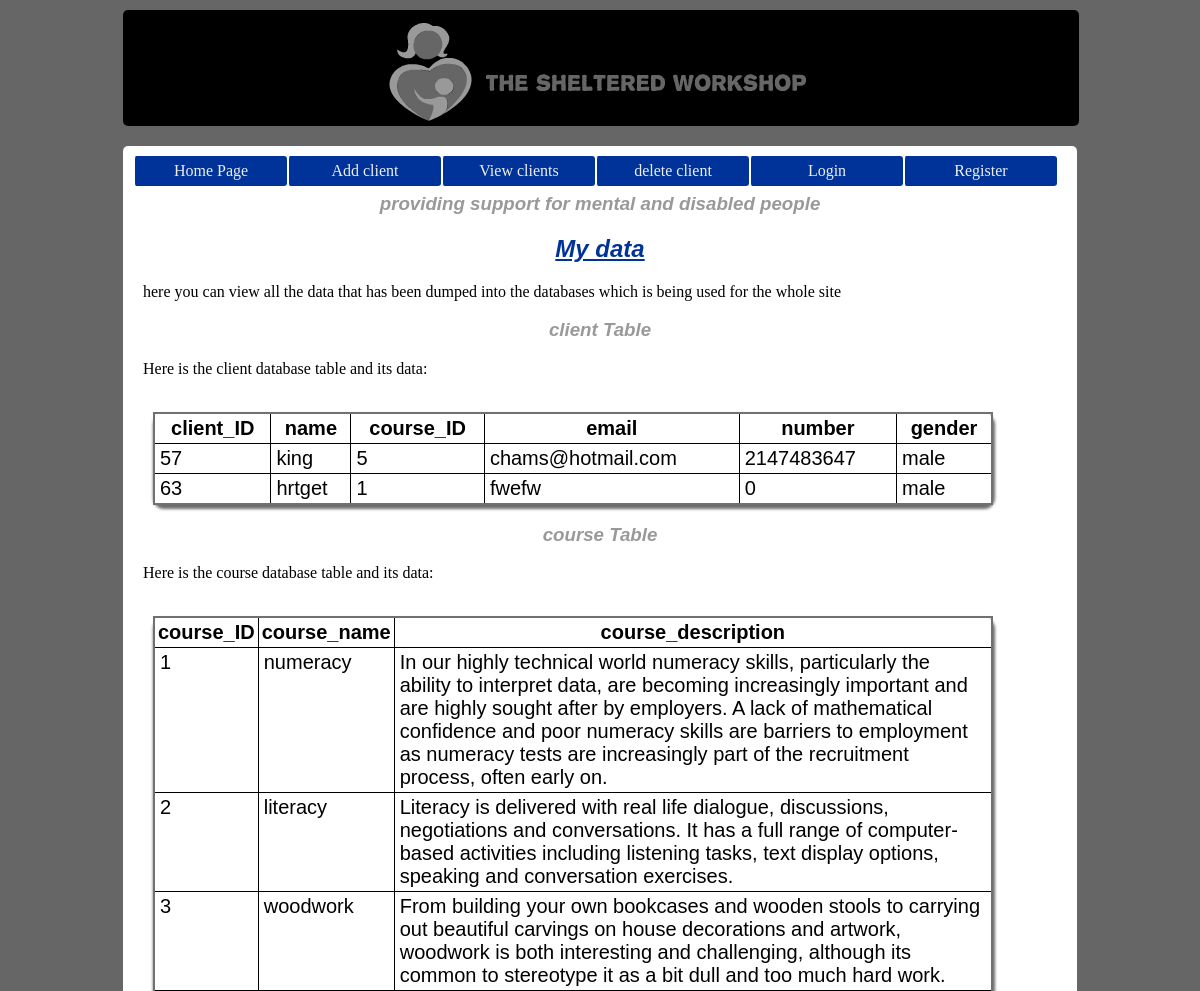
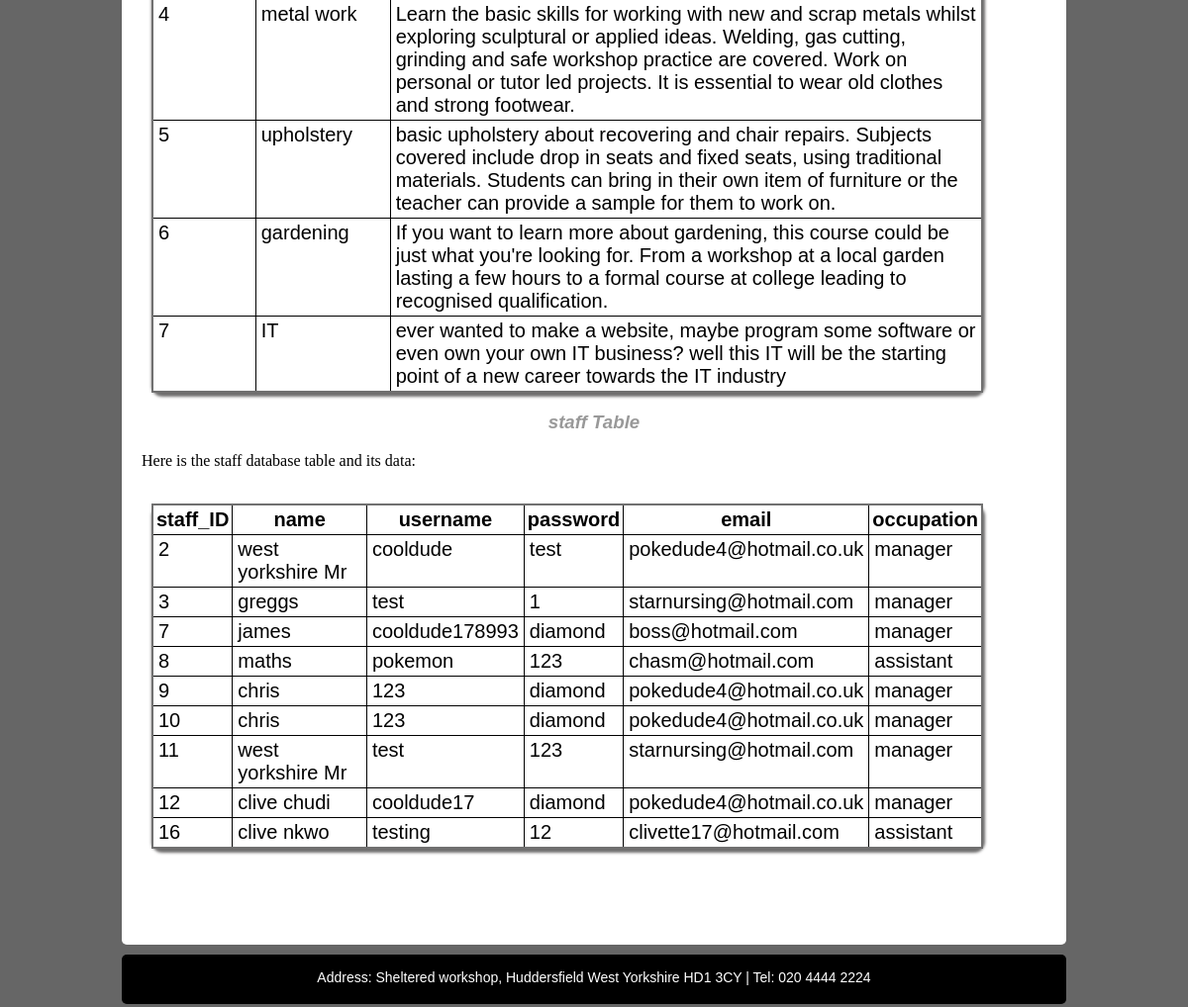
Screenshot of /design.php with the database file from the repository (2 pictures, top to bottom).
### tables this page shows
CREATE TABLE IF NOT EXISTS `client` (
  `client_ID` int(10) unsigned NOT NULL,
  `name` varchar(60) NOT NULL,
  `course_ID` int(11) NOT NULL,
  `email` varchar(70) NOT NULL,
  `number` int(16) NOT NULL,
  `gender` varchar(10) NOT NULL
);

CREATE TABLE IF NOT EXISTS `course` (
  `course_ID` int(10) unsigned NOT NULL,
  `course_name` varchar(20) NOT NULL,
  `course_description` varchar(500) NOT NULL
);

CREATE TABLE IF NOT EXISTS `staff` (
  `staff_ID` int(11) unsigned NOT NULL,
  `name` varchar(30) NOT NULL,
  `username` varchar(15) NOT NULL,
  `password` varchar(15) NOT NULL,
  `email` varchar(30) NOT NULL,
  `occupation` varchar(20) NOT NULL
);

### design.php (the view, shortened to what this page needs)
<!DOCTYPE html>
<html>
   <head>
      <link rel="stylesheet" type="text/css" href="css/style.css"/>
   </head>
<body>
<header>
<img id ="Logo"  src="images/logo2.png" alt="logo">
</header>
<div id ="TopAreaD">
<nav>
	<ul>
		<li><a href="index.php">Home Page</a></li>
		<li><a href="add-new-client.php">Add client</a></li>
		<li><a href="all-clients.php">View clients</a></li>
		<li><a href="all-clients-delete.php">delete client</a></li>
		<li><a href="new-login-user.php">Login</a></li>
		<li><a href="new-register-user.php">Register</a></li>
	</ul>
</nav>
<br />
<h3> providing support for mental and disabled people </h3>
<h2><u>My data </u></h2>
<p> here you can view all the data that has been dumped into the databases which is being used for the whole site </p>
<?php
try
	{
	$conn = new PDO(DB_DATA_SOURCE, DB_USERNAME, DB_PASSWORD);
	}
catch(PDOException $exception)
	{
	echo "Oh no, there was a problem" . $exception->getMessage();
	}
$query = "SELECT * FROM client";
$result = $conn->query($query, PDO::FETCH_OBJ);
echo "<h3> client Table </h3>";
echo "<p> Here is the client database table and its data: </p>";
echo "<br>";
echo "<table>";
echo "<th> client_ID </th>" . "<th> name </th>" . "<th> course_ID </th>" . "<th> email </th>" . "<th> number </th>" . "<th> gender </th>";
while ($row = $result->fetch())
	{
	echo "<tr><td>" . $row->client_ID . "</td><td>" . $row->name . "</td><td>" . $row->course_ID . "</td><td>" . $row->email . "</td><td>" . $row->number."</td><td>" . $row->gender."</td></tr>";
	}
echo "</table>";
$query = "SELECT * FROM course";
$result = $conn->query($query, PDO::FETCH_OBJ);
echo "<h3> course Table </h3>";
echo "<p> Here is the course database table and its data: </p>";
echo "<br>";
echo "<table>";
echo "<th> course_ID </th>" . "<th> course_name </th>" . "<th> course_description </th>";
while ($row = $result->fetch())
	{
	echo "<tr><td>" . $row->course_ID . "</td><td>" . $row->course_name . "</td><td>" . $row->course_description ."</td></tr>";
	}
echo "</table>";
$query = "SELECT * FROM staff";
$result = $conn->query($query, PDO::FETCH_OBJ);
echo "<h3> staff Table </h3>";
echo "<p> Here is the staff database table and its data: </p>";
echo "<br>";
echo "<table>";
echo "<th> staff_ID </th>" . "<th> name </th>" . "<th> username </th>" . "<th> password </th>" . "<th> email </th>" ."<th> occupation </th>";
while ($row = $result->fetch())
	{
	echo "<tr><td>" . $row->staff_ID . "</td><td>" . $row->name . "</td><td>" . $row->username . "</td><td>" . $row->password . "</td><td>" . $row->email . "</td><td>" . $row->occupation ."</td></tr>";
	}
echo "</table>";
?>
</div>
<footer>
		<p>Address: Sheltered workshop, Huddersfield West Yorkshire HD1 3CY | Tel: 020 4444 2224</p>
</footer>
</body>
</html>

### css/style.css (style rules this page uses)
html { width:960px; margin-left:auto; margin-right:auto; }
body { margin:3px; padding:0; font-family:Verdana,Cursive,Times new roman,Times,Serif; background:#666666; }
nav ul { list-style:none; margin:10px; padding:0; width:1000px; }
nav ul li { display:inline; }
nav ul li a { text-decoration:none; padding:6px 0; width:152px; background:#003399; color:#eee; float:left; text-align:center; border-left:2px solid #fff; border-radius:3px; }
header { z-index:1; position:relative; width:98.5%; height:100px; padding:8px; background-color:black; margin-top:10px; border-radius:5px; text-align:center; }
footer { position:relative; height:50px; background-color:black; clear:both; font-family:Verdana,sans-serif; font-size:14px; text-align:center; color:#ffffff; border-radius:5px; }
footer p { position:relative; padding-top:15px; }
h1,h2,h3 { font-family:Helvetica,Geneva,Arial,Sunsans-Regular,sans-serif; text-align:center; color:#003399; font-style: italic; }
#Logo { position:relative; -webkit-animation-name:myfirst1; -webkit-animation-duration:1.5s; -webkit-animation-timing-function:linear; -webkit-animation-delay:0.2s; -webkit-animation-direction:alternate; -webkit-animation-play-state:running; -webkit-animation-iteration-count:1; animation-name:myfirst1; animation-duration:1.5s; animation-timing-function:linear; animation-delay:0.3s; animation-direction:alternate; animation-play-state:running; animation-iteration-count:1; }
div { border-radius:5px; }
th,td { border:1px solid black; font-family:Arial; font-size:20px; }
table { border-collapse:collapse; border-style:solid; border-width:2px; border-color:#707070; padding:0px; box-shadow:1px 3px 3px 1px #6E6D6D; border-radius:10px; margin-left:30px; width:840px; }
th { color:black; font-weight:bold; padding:3px; text-align:center; vertical-align:top; }
tr { color:#000000; border-top-style:solid; border-width:1px; border-color:#707070; font-weight:normal; }
td { background:#FFFFFF; padding:3px 5px; text-align:left; vertical-align:top; }
#TopAreaD { position:relative; float:left; margin-top:20px; width:100%; height:1800px; background:white; margin-bottom:10px; text-align:left; }
#TopAreaD h3 { color:#999999; }
#TopAreaD p { margin-left: 20px; }

### rows the page displays
client: client_ID "57", name "king", course_ID "5", email "chams@hotmail.com", number "2147483647", gender "male"
client: client_ID "63", name "hrtget", course_ID "1", email "fwefw", number "0", gender "male"
course: course_ID "1", course_name "numeracy", course_description "In our highly technical world numeracy skills, particularly the ability to interpret data, are becoming increasingly important and are highly sought after by employers. A lack of mathematical confidence and poor numeracy skills are barriers to employment as numeracy tests are increasingly part of the recruitment process, often early on."
course: course_ID "2", course_name "literacy", course_description "Literacy is delivered with real life dialogue, discussions, negotiations and conversations. It has a full range of computer-based activities including listening tasks, text display options, speaking and conversation exercises."
course: course_ID "3", course_name "woodwork", course_description "From building your own bookcases and wooden stools to carrying out beautiful carvings on house decorations and artwork, woodwork is both interesting and challenging, although its common to stereotype it as a bit dull and too much hard work."
course: course_ID "4", course_name "metal work", course_description "Learn the basic skills for working with new and scrap metals whilst exploring sculptural or applied ideas. Welding, gas cutting, grinding and safe workshop practice are covered. Work on personal or tutor led projects. It is essential to wear old clothes and strong footwear."
course: course_ID "5", course_name "upholstery", course_description "basic upholstery about recovering and chair repairs. Subjects covered include drop in seats and fixed seats, using traditional materials. Students can bring in their own item of furniture or the teacher can provide a sample for them to work on."
course: course_ID "6", course_name "gardening", course_description "If you want to learn more about gardening, this course could be just what you're looking for. From a workshop at a local garden lasting a few hours to a formal course at college leading to recognised qualification."
course: course_ID "7", course_name "IT", course_description "ever wanted to make a website, maybe program some software or even own your own IT business? well this IT will be the starting point of a new career towards the IT industry"
staff: staff_ID "2", name "west yorkshire Mr", username "cooldude", password "test", email "pokedude4@hotmail.co.uk", occupation "manager"
staff: staff_ID "3", name "greggs", username "test", password "1", email "starnursing@hotmail.com", occupation "manager"
staff: staff_ID "7", name "james", username "cooldude178993", password "diamond", email "boss@hotmail.com", occupation "manager"
staff: staff_ID "8", name "maths", username "pokemon", password "123", email "chasm@hotmail.com", occupation "assistant"
staff: staff_ID "9", name "chris", username "123", password "diamond", email "pokedude4@hotmail.co.uk", occupation "manager"
staff: staff_ID "10", name "chris", username "123", password "diamond", email "pokedude4@hotmail.co.uk", occupation "manager"
staff: staff_ID "11", name "west yorkshire Mr", username "test", password "123", email "starnursing@hotmail.com", occupation "manager"
staff: staff_ID "12", name "clive chudi", username "cooldude17", password "diamond", email "pokedude4@hotmail.co.uk", occupation "manager"
staff: staff_ID "16", name "clive nkwo", username "testing", password "12", email "clivette17@hotmail.com", occupation "assistant"
